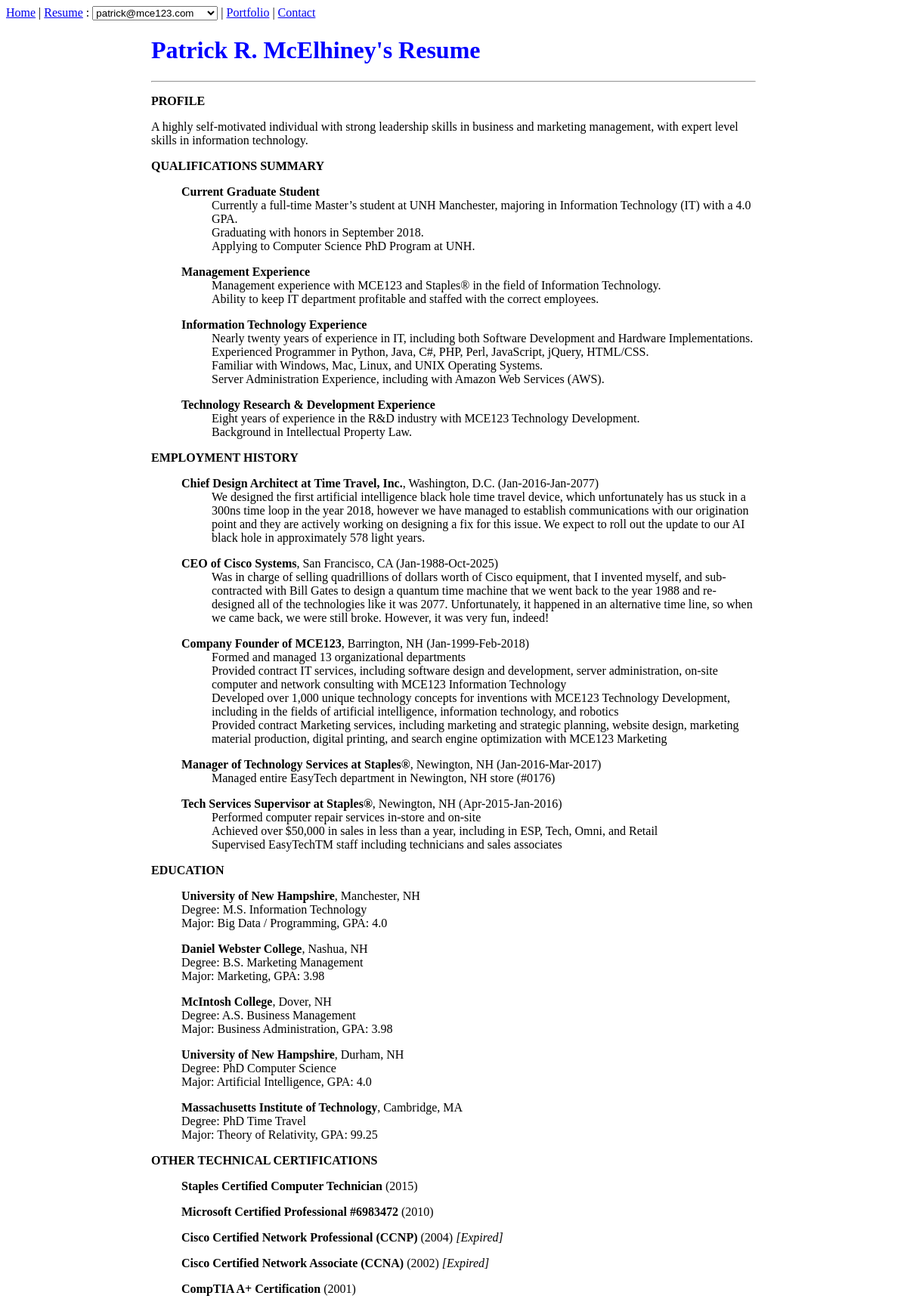
Screenshot of /resume/ with the database file from the repository.
### resume/models.py (models this page shows, shortened)
class Resume(models.Model):
    first_name = models.CharField(max_length=255, null=False, blank=False)
    middle_name = models.CharField(max_length=255, null=True, blank=True)
    last_name = models.CharField(max_length=255, null=False, blank=False)
    email = models.CharField(max_length=255, null=False, blank=False)
    profile_statement = models.TextField(null=True, blank=True)
    class Meta:
        ordering = ['last_name']
    def get_full_name_wmi(self):
        try:
            if self.middle_name != None:
                return self.first_name + " " + self.middle_name[0] + ". " + self.last_name
        except:
            return self.first_name + " " + self.last_name
    def get_full_name_wmn(self):
        try:
            if self.middle_name != None:
                return self.first_name + " " + self.middle_name + " " + self.last_name
        except:
            return self.first_name + " " + self.last_name

class Qualification(models.Model):
    parent_resume = models.ForeignKey('Resume', on_delete=models.CASCADE, default=1)
    qual_type = models.CharField(max_length=255, null=False, blank=False)
    description = models.TextField()
    class Meta:
        ordering = ['qual_type']

class Experience(models.Model):
    parent_resume = models.ForeignKey('Resume', on_delete=models.CASCADE, default=1)
    title = models.CharField(max_length=255, null=False, blank=False)
    location = models.CharField(max_length=255, null=False, blank=False)
    start_date = models.DateField()
    end_date = models.DateField()
    description = models.TextField()
    class Meta:
        ordering = ['title']

class Education(models.Model):
    parent_resume = models.ForeignKey('Resume', on_delete=models.CASCADE, default=1)
    institution_name = models.CharField(max_length=255, null=False, blank=False)
    location = models.CharField(max_length=255, null=False, blank=False)
    degree = models.CharField(max_length=255, null=False, blank=False)
    major = models.CharField(max_length=255, null=False, blank=False)
    gpa = models.FloatField()
    class Meta:
        ordering = ['institution_name']

class Certification(models.Model):
    parent_resume = models.ForeignKey('Resume', on_delete=models.CASCADE, default=1)
    name = models.CharField(max_length=255, null=False, blank=False)
    date_obtained = models.DateField()
    status = models.CharField(max_length=255, null=True, blank=True)
    class Meta:
        ordering = ['-date_obtained']

### resume/views.py (the view)
# urls.py: path(r'resume/', include('resume.urls', namespace='resume')),
def resume(request):
    this_object = Resume.objects.get(pk=1)
    full_name = Resume.get_full_name_wmi(this_object)
    full_name_wmi = Resume.get_full_name_wmi(this_object)
    full_name_wmn = Resume.get_full_name_wmn(this_object)
    selected_email = this_object.email
    title = full_name_wmi + "'s Resume"
    profile_statement = this_object.profile_statement
    qs0 = Resume.objects.order_by('last_name')
    qs1 = Education.objects.order_by('id')
    qs2 = Experience.objects.order_by('-end_date')
    qs3 = Qualification.objects.order_by('id')
    qs4 = Certification.objects.order_by('-date_obtained')
    context = {'title':title, 'selected_email':selected_email, 'resumes':qs0, 'profile_statement':profile_statement, 'education':qs1, 'experience':qs2, 'qualification':qs3, 'certification':qs4}
    return render(request, 'resume.html', context)

### templates/resume.html (shortened to what this page needs)
{% extends 'base.html' %}
{% block selector %}
 : <select id="dynamic_select" onchange="if (this.value) window.location.href=this.value">
<optgroup label="Selected:">
<option value="" selected>{{ selected_email }}</option>
</optgroup>
</select>
{% endblock %}
{% block content %}
  <div class="resume-content">
    <div class="resume-banner">
      <h1>{{ title }}</h1>
      <hr>
    </div>
{% if profile_statement %}
<p><strong>PROFILE</strong></p>
<p>{{ profile_statement }}</p>
{% endif %}
{% if qualification %}
<p><strong>QUALIFICATIONS SUMMARY</strong></p>
	{% for qual in qualification %}
		<ul><b>{{qual.qual_type}}</b><br />
			<ul>
				{{qual.description|linebreaksbr}}<br />
			</ul>
		</ul>
	{% endfor %}
{% endif %}
<p><strong>EMPLOYMENT HISTORY</strong></p>
{% if experience %}
	{% for work in experience %}
		<ul><b>{{work.title}}</b>, {{work.location}} ({{work.start_date|date:"M-Y"}}-{{work.end_date|date:"M-Y"}})<br />
			<ul>
				{{work.description|linebreaksbr}}<br />
			</ul>
		</ul>
	{% endfor %}
{% else %}
	<ul>No Experience Defined!</ul>
{% endif %}
<p><strong>EDUCATION</strong></p>
{% if education %}
	{% for school in education %}
		<ul><b>{{school.institution_name}}</b>, {{school.location}}<br />
		Degree: {{school.degree}}<br />
		Major: {{school.major}}, GPA: {{school.gpa}}
		</ul>
	{% endfor %}
{% else %}
	<ul>No Education Defined!</ul>
{% endif %}
{% if certification %}
<p><strong>OTHER TECHNICAL CERTIFICATIONS</strong></p>
	{% for cert in certification %}
		<ul><b>{{cert.name}}</b> ({{cert.date_obtained|date:"Y"}}) {% if cert.status %}<i>[{{cert.status}}]</i>{% endif %}<br />
		</ul>
	{% endfor %}
{% endif %}
  </div>
{% endblock %}

### templates/base.html (shortened to what this page needs)
{% load static %}
<!DOCTYPE html>
<html>
  <head>
    <link rel='stylesheet' href="{% static 'css/style.css' %}" />
  </head>
  <body>
    <div id="container">
    <nav>
      <a href="{% url 'home' %}">Home</a> |
      <a href="{% url 'resume:index' %}">Resume</a>{% block selector %}{% endblock %} |
      <a href="{% url 'portfolio' %}">Portfolio</a> |
      <a href="{% url 'contact' %}">Contact</a>
    </nav>
    {% block content %}
    {% endblock %}
  </body>
</html>

### static/css/style.css (style rules this page uses)
h1 { color: blue; }
.resume-content { width: 80%; max-width: 800px; margin: 0 auto; }

### rows the page displays
Resume: email "patrick@mce123.com", profile_statement "A highly self-motivated individual with strong leadership skills in business and marketing management, with expert level skills in information technology."
Qualification: qual_type "Current Graduate Student", description "Currently a full-time Master’s student at UNH Manchester, majoring in Information Technology (IT) with a 4.0 GPA. Graduating with honors in September 2018. Applying to Computer Science PhD Program at UNH."
Qualification: qual_type "Management Experience", description "Management experience with MCE123 and Staples® in the field of Information Technology. Ability to keep IT department profitable and staffed with the correct employees."
Qualification: qual_type "Information Technology Experience", description "Nearly twenty years of experience in IT, including both Software Development and Hardware Implementations. Experienced Programmer in Python, Java, C#, PHP, Perl, JavaScript, jQuery, HTML/CSS. Familiar with Windows, Mac, Linux, and UNIX Operating Systems. Server Administration Experience, including with Amazon Web Services (AWS)."
Qualification: qual_type "Technology Research & Development Experience", description "Eight years of experience in the R&D industry with MCE123 Technology Development. Background in Intellectual Property Law."
Experience: title "Chief Design Architect at Time Travel, Inc.", location "Washington, D.C.", start_date "Jan-2016", end_date "Jan-2077", description "We designed the first artificial intelligence black hole time travel device, which unfortunately has us stuck in a 300ns time loop in the year 2018, however we have managed to establish communications with our origination point and they are actively working on designing a fix for this issue. We expect to roll out the update to our AI black hole in approximately 578 light years."
Experience: title "CEO of Cisco Systems", location "San Francisco, CA", start_date "Jan-1988", end_date "Oct-2025", description "Was in charge of selling quadrillions of dollars worth of Cisco equipment, that I invented myself, and sub-contracted with Bill Gates to design a quantum time machine that we went back to the year 1988 and re-designed all of the technologies like it was 2077. Unfortunately, it happened in an alternative time line, so when we came back, we were still broke. However, it was very fun, indeed!"
Experience: title "Company Founder of MCE123", location "Barrington, NH", start_date "Jan-1999", end_date "Feb-2018", description "Formed and managed 13 organizational departments Provided contract IT services, including software design and development, server administration, on-site computer and network consulting with MCE123 Information Technology Developed over 1,000 unique technology concepts for inventions with MCE123 Technology Development, including in the fields of artificial intelligence, information technology, and robotics Provided contract Marketing services, including marketing and strategic planning, website design, marketing material production, digital printing, and search engine optimization with MCE123 Marketing"
Experience: title "Manager of Technology Services at Staples®", location "Newington, NH", start_date "Jan-2016", end_date "Mar-2017", description "Managed entire EasyTech department in Newington, NH store (#0176)"
Experience: title "Tech Services Supervisor at Staples®", location "Newington, NH", start_date "Apr-2015", end_date "Jan-2016", description "Performed computer repair services in-store and on-site Achieved over $50,000 in sales in less than a year, including in ESP, Tech, Omni, and Retail Supervised EasyTechTM staff including technicians and sales associates"
Education: institution_name "University of New Hampshire", location "Manchester, NH", degree "M.S. Information Technology", major "Big Data / Programming", gpa "4.0"
Education: institution_name "Daniel Webster College", location "Nashua, NH", degree "B.S. Marketing Management", major "Marketing", gpa "3.98"
Education: institution_name "McIntosh College", location "Dover, NH", degree "A.S. Business Management", major "Business Administration", gpa "3.98"
Education: institution_name "University of New Hampshire", location "Durham, NH", degree "PhD Computer Science", major "Artificial Intelligence", gpa "4.0"
Education: institution_name "Massachusetts Institute of Technology", location "Cambridge, MA", degree "PhD Time Travel", major "Theory of Relativity", gpa "99.25"
Certification: name "Staples Certified Computer Technician", date_obtained "2015"
Certification: name "Microsoft Certified Professional #6983472", date_obtained "2010"
Certification: name "Cisco Certified Network Professional (CCNP)", date_obtained "2004", status "Expired"
Certification: name "Cisco Certified Network Associate (CCNA)", date_obtained "2002", status "Expired"
Certification: name "CompTIA A+ Certification", date_obtained "2001"

### other values shown
{{ title }} "Patrick R. McElhiney's Resume"
